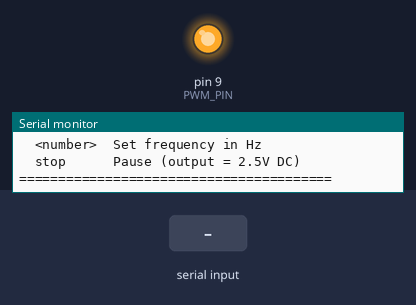
A sketch run on a simulated Arduino Uno, built with avr-gcc and run on an emulated ATmega328P. On the bench: output pins drawn as LEDs (lit = HIGH), the last lines printed to the serial monitor. The inputs (shaded band) are chosen by the test bench.

Above: at 0.97 s.
At 1.74 s:
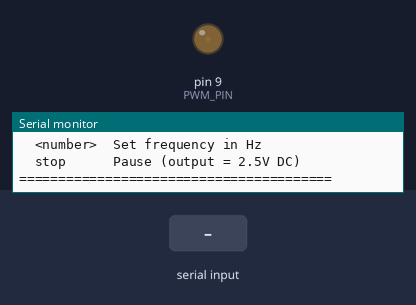
1.8 s: "stop\n" received over Serial
3.3 s: "90,45\n" received over Serial
At 3.62 s:
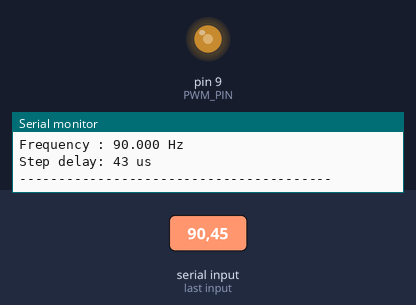
Timing chart, 0 to 12.3 s (numbered marks = the images above; inputs shaded):
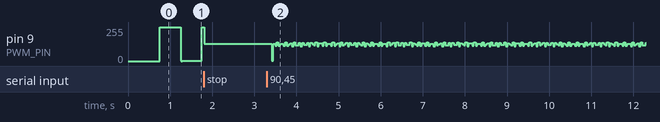

The sketch:

pwm_sine.ino
```cpp
// ============================================================
//  PWM Sine Wave Generator
//  Single PWM pin (pin 9) + external RC low-pass filter
//  Type a frequency (Hz) in Serial Monitor to change it
//
//  Hardware needed:
//    Pin 9 --> R (10kΩ) --> output node --> capacitor (100nF) --> GND
//    Measure analog voltage at the output node
// ============================================================

// --- PWM pin (must be a PWM-capable pin: 3,5,6,9,10,11 on Uno) ---
const int PWM_PIN = 9;

// --- Sine table: 256 samples, 8-bit resolution (0-255) ---
// Values = round(127.5 + 127.5 * sin(2*pi*i/256))
const uint8_t sineTable[256] = {
  128,131,134,137,140,143,146,149,152,155,158,162,165,168,171,174,
  176,179,182,185,188,191,193,196,199,201,204,206,209,211,213,216,
  218,220,222,224,226,228,230,232,234,235,237,238,240,241,243,244,
  245,246,248,249,250,250,251,252,253,253,254,254,254,255,255,255,
  255,255,255,255,254,254,254,253,253,252,251,250,250,249,248,246,
  245,244,243,241,240,238,237,235,234,232,230,228,226,224,222,220,
  218,216,213,211,209,206,204,201,199,196,193,191,188,185,182,179,
  176,174,171,168,165,162,158,155,152,149,146,143,140,137,134,131,
  128,124,121,118,115,112,109,106,103,100, 97, 93, 90, 87, 84, 81,
   79, 76, 73, 70, 67, 64, 62, 59, 56, 54, 51, 49, 46, 44, 42, 39,
   37, 35, 33, 31, 29, 27, 25, 23, 21, 20, 18, 17, 15, 14, 12, 11,
   10,  9,  7,  6,  5,  5,  4,  3,  2,  2,  1,  1,  1,  0,  0,  0,
    0,  0,  0,  0,  1,  1,  1,  2,  2,  3,  4,  5,  5,  6,  7,  9,
   10, 11, 12, 14, 15, 17, 18, 20, 21, 23, 25, 27, 29, 31, 33, 35,
   37, 39, 42, 44, 46, 49, 51, 54, 56, 59, 62, 64, 67, 70, 73, 76,
   79, 81, 84, 87, 90, 93, 97,100,103,106,109,112,115,118,121,124
};

// --- State ---
float   frequency    = 1.0;   // Hz
long    stepDelay_us = 0;     // microseconds between samples
int     sampleIndex  = 0;
bool    running      = true;

void setup() {
  Serial.begin(9600);
  pinMode(PWM_PIN, OUTPUT);

  // Set Timer1 (pin 9 & 10) to fast PWM, no prescaler → ~31.4 kHz
  // This pushes the PWM carrier far above the audio range so the RC
  // filter removes it easily without affecting the sine waveform.
  TCCR1A = _BV(COM1A1) | _BV(WGM10);  // Fast PWM 8-bit, non-inverting on OC1A
  TCCR1B = _BV(WGM12)  | _BV(CS10);   // No prescaler → f_PWM = 16MHz/256 ≈ 62.5 kHz

  setFrequency(frequency);
  printWelcome();
}

void loop() {
  // --- Check Serial for new frequency ---
  if (Serial.available() > 0) {
    String input = Serial.readStringUntil('\n');
    input.trim();

    if (input.equalsIgnoreCase("stop")) {
      running = false;
      analogWrite(PWM_PIN, 128);  // Output midpoint (DC ~2.5V)
      Serial.println(">> Signal stopped. Output set to 2.5V (midpoint).");
      return;
    }

    float newFreq = input.toFloat();
    if (newFreq > 0) {
      setFrequency(newFreq);
    } else {
      Serial.println("ERROR: Enter a positive number in Hz (e.g. 5) or 'stop'.");
    }
  }

  // --- Output next sine sample via PWM ---
  if (running) {
    OCR1A = sineTable[sampleIndex];           // Write directly to PWM register (faster than analogWrite)
    sampleIndex = (sampleIndex + 1) & 0xFF;   // Wrap at 256
    delayMicroseconds(stepDelay_us);
  }
}

// ---- Set frequency and recompute step delay ----
void setFrequency(float freq) {
  frequency    = freq;
  // 256 samples per cycle → delay per step = period / 256
  stepDelay_us = (long)((1000000.0 / freq) / 256.0);
  running      = true;
  sampleIndex  = 0;

  Serial.println("----------------------------------------");
  Serial.print("Frequency : ");
  Serial.print(frequency, 3);
  Serial.println(" Hz");
  Serial.print("Step delay: ");
  Serial.print(stepDelay_us);
  Serial.println(" us");
  Serial.println("----------------------------------------");
}

void printWelcome() {
  Serial.println("========================================");
  Serial.println("  PWM Sine Wave Generator");
  Serial.println("========================================");
  Serial.print("PWM pin   : "); Serial.println(PWM_PIN);
  Serial.println("PWM freq  : ~62.5 kHz (Timer1 fast PWM)");
  Serial.println("Samples   : 256 per cycle");
  Serial.println();
  Serial.println("RC filter (required on output):");
  Serial.println("  R = 10 kOhm, C = 100 nF");
  Serial.println("  Cutoff: ~160 Hz");
  Serial.println("  Best sine freq range: 0.1 - 20 Hz");
  Serial.println();
  Serial.println("Commands:");
  Serial.println("  <number>  Set frequency in Hz");
  Serial.println("  stop      Pause (output = 2.5V DC)");
  Serial.println("========================================");
}
```
